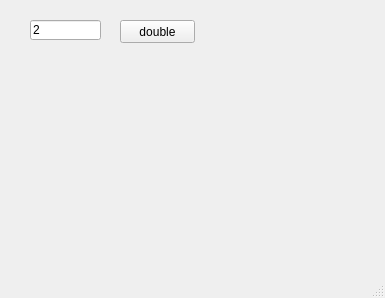
<?xml version="1.0" encoding="UTF-8"?>
<ui version="4.0">
 <class>MainWindow</class>
 <widget class="QMainWindow" name="MainWindow">
  <property name="geometry">
   <rect>
    <x>0</x>
    <y>0</y>
    <width>385</width>
    <height>298</height>
   </rect>
  </property>
  <property name="windowTitle">
   <string>MainWindow</string>
  </property>
  <widget class="QWidget" name="centralwidget">
   <widget class="QLineEdit" name="le">
    <property name="geometry">
     <rect>
      <x>30</x>
      <y>20</y>
      <width>71</width>
      <height>20</height>
     </rect>
    </property>
    <property name="text">
     <string>2</string>
    </property>
   </widget>
   <widget class="QPushButton" name="pb">
    <property name="geometry">
     <rect>
      <x>120</x>
      <y>20</y>
      <width>75</width>
      <height>23</height>
     </rect>
    </property>
    <property name="text">
     <string>double</string>
    </property>
   </widget>
  </widget>
  <widget class="QMenuBar" name="menubar">
   <property name="geometry">
    <rect>
     <x>0</x>
     <y>0</y>
     <width>385</width>
     <height>21</height>
    </rect>
   </property>
  </widget>
  <widget class="QStatusBar" name="statusbar"/>
 </widget>
 <resources/>
 <connections/>
</ui>
